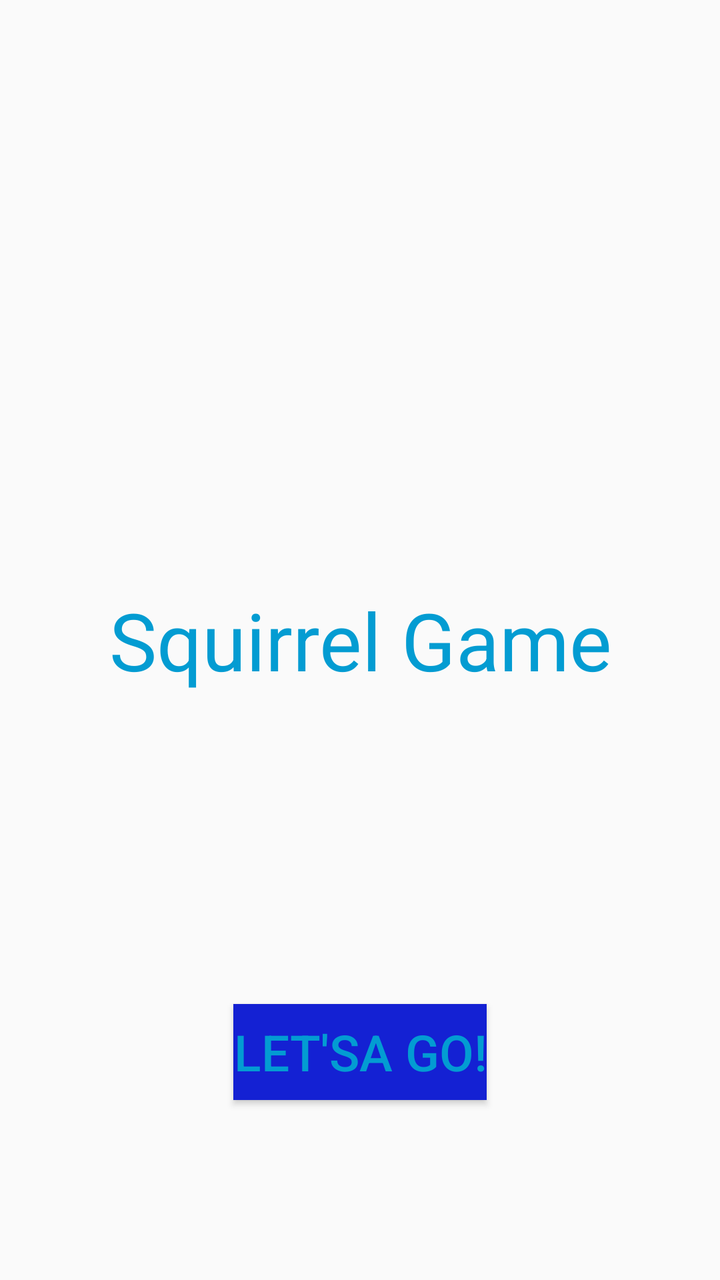
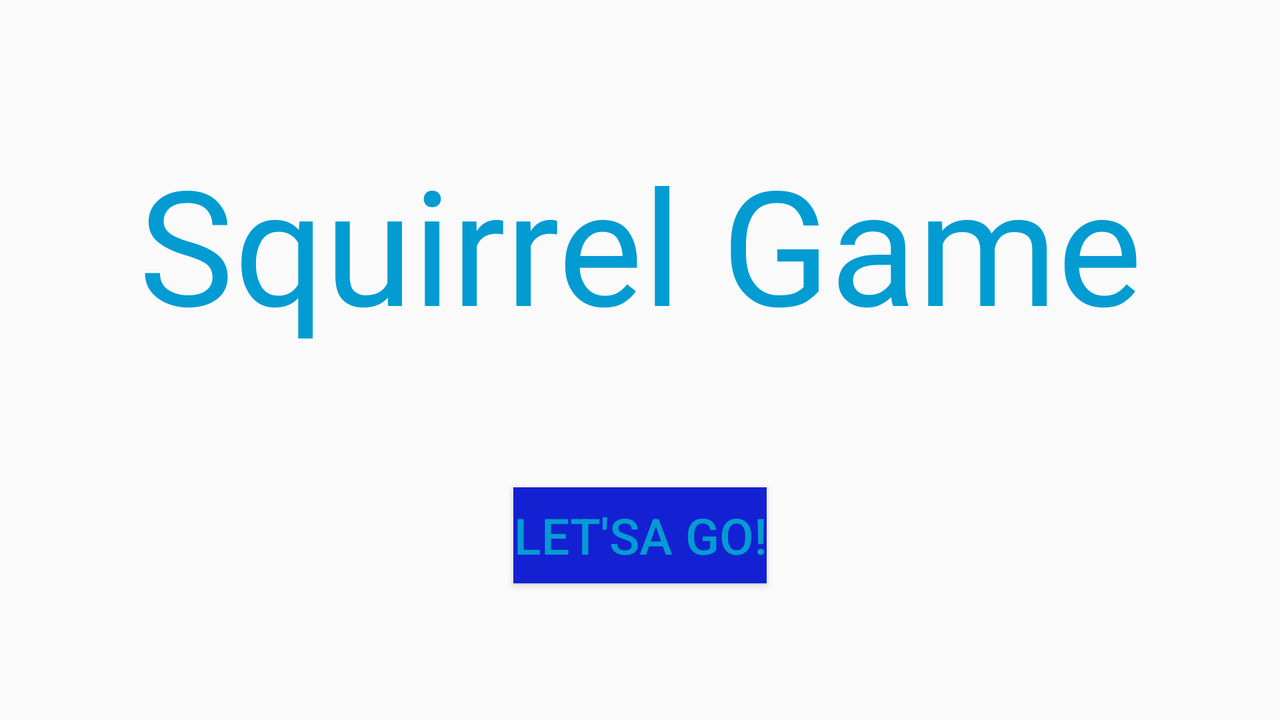

The same Android screen from two of the app's own layout files: first res/layout/ as a phone draws it, then the repository's variant for another configuration, drawn on a device whose configuration selects that folder. Both files follow.
<!-- AndroidManifest.xml: application theme Theme.RunnerApp -->
<!-- res/layout/fragment_home.xml -->
<?xml version="1.0" encoding="utf-8"?>
<androidx.constraintlayout.widget.ConstraintLayout
    xmlns:android="http://schemas.android.com/apk/res/android"
    xmlns:app="http://schemas.android.com/apk/res-auto"
    xmlns:tools="http://schemas.android.com/tools"
    android:layout_height="match_parent"
    android:layout_width="match_parent">

    <TextView
        android:id="@+id/game_title"
        android:layout_width="wrap_content"
        android:layout_height="match_parent"
        android:gravity="center"
        android:text="@string/app_name"
        android:textSize="40sp"
        app:layout_constraintLeft_toLeftOf="parent"
        app:layout_constraintRight_toRightOf="parent"
        app:layout_constraintTop_toTopOf="parent" />

    <Button
        android:id="@+id/start_button"
        android:layout_width="wrap_content"
        android:layout_height="wrap_content"
        android:text="@string/start_button_text"
        android:layout_marginBottom="90dp"
        app:layout_constraintLeft_toLeftOf="parent"
        app:layout_constraintRight_toRightOf="parent"
        app:layout_constraintBottom_toBottomOf="@id/game_title" />

</androidx.constraintlayout.widget.ConstraintLayout>
<!-- resources referenced by this layout -->
<resources>
  <string name="app_name">Squirrel Game</string>
  <string name="start_button_text">Let\'sa Go!</string>
  <style name="Theme.RunnerApp" parent="Theme.AppCompat.Light.NoActionBar">
          <item name="android:buttonStyle">@style/buttonStyle</item>
          <item name="android:textColor">@color/accent_blue</item>
          <item name="android:textColorHighlightInverse">@color/bar_blue</item>
          <item name="windowActionBar">false</item>
          <item name="windowNoTitle">true</item>
          <item name="android:windowFullscreen">true</item>
      </style>
  <style name="buttonStyle" parent="Widget.AppCompat.Button">
          <item name="android:background">@color/button_blue</item>
          <item name="android:textColor">@color/accent_blue</item>
          <item name="android:textAllCaps">true</item>
          <item name="android:textSize">25sp</item>
      </style>
  <color name="accent_blue">#039cd2</color>
  <color name="bar_blue">#0b11ba</color>
  <color name="button_blue">#1421d3</color>
</resources>
<!-- res/layout-land/fragment_home.xml (the repository's variant of the layout above) -->
<!-- drawn on the phone turned sideways -->
<?xml version="1.0" encoding="utf-8"?>
<androidx.constraintlayout.widget.ConstraintLayout
    xmlns:android="http://schemas.android.com/apk/res/android"
    xmlns:app="http://schemas.android.com/apk/res-auto"
    xmlns:tools="http://schemas.android.com/tools"
    android:id="@+id/linearLayout"
    android:layout_width="match_parent"
    android:layout_height="match_parent"
    tools:context=".MainActivity">

    <TextView
        android:id="@+id/game_title"
        android:layout_width="wrap_content"
        android:layout_height="wrap_content"
        android:fontFamily="@font/anton"
        android:text="@string/app_name"
        android:textSize="80sp"
        android:shadowColor="@color/white"
        android:shadowDx="1.5"
        android:shadowDy="1.3"
        android:shadowRadius="1.6"
        app:layout_constraintBottom_toTopOf="@+id/start_button"
        app:layout_constraintEnd_toEndOf="parent"
        app:layout_constraintStart_toStartOf="parent"
        app:layout_constraintTop_toTopOf="parent" />

    <Button
        android:id="@+id/start_button"
        android:layout_width="wrap_content"
        android:layout_height="wrap_content"
        android:text="@string/start_button_text"
        app:layout_constraintBottom_toBottomOf="parent"
        app:layout_constraintEnd_toEndOf="parent"
        app:layout_constraintStart_toStartOf="parent"
        app:layout_constraintTop_toBottomOf="@+id/game_title" />

</androidx.constraintlayout.widget.ConstraintLayout>
